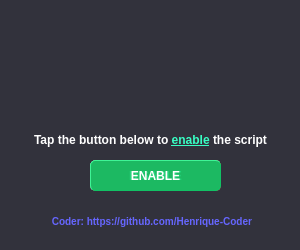
<?xml version="1.0" encoding="UTF-8"?>
<ui version="4.0">
 <class>wtoa_menu</class>
 <widget class="QMainWindow" name="wtoa_menu">
  <property name="geometry">
   <rect>
    <x>0</x>
    <y>0</y>
    <width>300</width>
    <height>250</height>
   </rect>
  </property>
  <property name="font">
   <font>
    <family>MS Shell Dlg 2</family>
   </font>
  </property>
  <property name="windowTitle">
   <string>WASD.TO.ARROWS</string>
  </property>
  <property name="windowIcon">
   <iconset>
    <activeon>:/images/images/icon.ico</activeon>
   </iconset>
  </property>
  <property name="styleSheet">
   <string notr="true">background-color: rgb(50, 50, 60); border-style: outset; border-width: 0px; border-radius: 12px;</string>
  </property>
  <widget class="QWidget" name="centralwidget">
   <widget class="QPushButton" name="btn_enableahk">
    <property name="geometry">
     <rect>
      <x>90</x>
      <y>160</y>
      <width>131</width>
      <height>31</height>
     </rect>
    </property>
    <property name="cursor">
     <cursorShape>PointingHandCursor</cursorShape>
    </property>
    <property name="focusPolicy">
     <enum>Qt::NoFocus</enum>
    </property>
    <property name="autoFillBackground">
     <bool>false</bool>
    </property>
    <property name="styleSheet">
     <string notr="true">background-color: rgba(0, 204, 102, 220); border-color: rgba(0, 204, 102, 220); color: white; font: bold 12px; border-style: outset; border-width: 1px; border-radius: 5px;</string>
    </property>
    <property name="text">
     <string>ENABLE</string>
    </property>
   </widget>
   <widget class="QLabel" name="txt_enable_disable">
    <property name="geometry">
     <rect>
      <x>10</x>
      <y>130</y>
      <width>281</width>
      <height>20</height>
     </rect>
    </property>
    <property name="font">
     <font>
      <weight>75</weight>
      <italic>false</italic>
      <bold>true</bold>
     </font>
    </property>
    <property name="styleSheet">
     <string notr="true"/>
    </property>
    <property name="text">
     <string>&lt;html&gt;&lt;head/&gt;&lt;body&gt;&lt;p align=&quot;center&quot;&gt;&lt;span style=&quot; font-size:9pt; color:#ffffff;&quot;&gt;Tap the button below to &lt;/span&gt;&lt;span style=&quot; font-size:9pt; text-decoration: underline; color:#38ffc4;&quot;&gt;enable&lt;/span&gt;&lt;span style=&quot; font-size:9pt; color:#ffffff;&quot;&gt; the script&lt;/span&gt;&lt;/p&gt;&lt;/body&gt;&lt;/html&gt;</string>
    </property>
    <property name="alignment">
     <set>Qt::AlignCenter</set>
    </property>
   </widget>
   <widget class="QPushButton" name="btn_disableahk">
    <property name="geometry">
     <rect>
      <x>90</x>
      <y>160</y>
      <width>131</width>
      <height>31</height>
     </rect>
    </property>
    <property name="cursor">
     <cursorShape>PointingHandCursor</cursorShape>
    </property>
    <property name="styleSheet">
     <string notr="true">background-color: rgba(231, 67, 74, 220); border-color: rgba(231, 67, 74, 220); color: white; font: bold 12px; border-style: outset; border-width: 1px; border-radius: 5px;</string>
    </property>
    <property name="text">
     <string>DISABLE</string>
    </property>
   </widget>
   <widget class="QPushButton" name="coder_github">
    <property name="geometry">
     <rect>
      <x>10</x>
      <y>210</y>
      <width>281</width>
      <height>23</height>
     </rect>
    </property>
    <property name="cursor">
     <cursorShape>PointingHandCursor</cursorShape>
    </property>
    <property name="focusPolicy">
     <enum>Qt::NoFocus</enum>
    </property>
    <property name="styleSheet">
     <string notr="true">background-color: rgba(255, 255, 255, 0); color: rgb(102, 102, 255); font: bold 10px;</string>
    </property>
    <property name="text">
     <string> Coder: https://github.com/Henrique-Coder</string>
    </property>
   </widget>
   <widget class="QLabel" name="W_NoColor">
    <property name="geometry">
     <rect>
      <x>220</x>
      <y>50</y>
      <width>31</width>
      <height>31</height>
     </rect>
    </property>
    <property name="styleSheet">
     <string notr="true">image: url(:/images/images/W_NoColor.png);</string>
    </property>
    <property name="text">
     <string/>
    </property>
   </widget>
   <widget class="QLabel" name="S_NoColor">
    <property name="geometry">
     <rect>
      <x>220</x>
      <y>80</y>
      <width>31</width>
      <height>31</height>
     </rect>
    </property>
    <property name="styleSheet">
     <string notr="true">image: url(:/images/images/S_NoColor.png);</string>
    </property>
    <property name="text">
     <string/>
    </property>
   </widget>
   <widget class="QLabel" name="D_NoColor">
    <property name="geometry">
     <rect>
      <x>250</x>
      <y>80</y>
      <width>31</width>
      <height>31</height>
     </rect>
    </property>
    <property name="styleSheet">
     <string notr="true">image: url(:/images/images/D_NoColor.png);</string>
    </property>
    <property name="text">
     <string/>
    </property>
   </widget>
   <widget class="QLabel" name="A_NoColor">
    <property name="geometry">
     <rect>
      <x>190</x>
      <y>80</y>
      <width>31</width>
      <height>31</height>
     </rect>
    </property>
    <property name="styleSheet">
     <string notr="true">image: url(:/images/images/A_NoColor.png);</string>
    </property>
    <property name="text">
     <string/>
    </property>
   </widget>
   <widget class="QLabel" name="GlobalArrow">
    <property name="geometry">
     <rect>
      <x>140</x>
      <y>60</y>
      <width>21</width>
      <height>31</height>
     </rect>
    </property>
    <property name="styleSheet">
     <string notr="true">image: url(:/images/images/GlobalArrow.png);</string>
    </property>
    <property name="text">
     <string/>
    </property>
   </widget>
   <widget class="QLabel" name="LeftArrow_NoColor">
    <property name="geometry">
     <rect>
      <x>20</x>
      <y>80</y>
      <width>31</width>
      <height>31</height>
     </rect>
    </property>
    <property name="styleSheet">
     <string notr="true">image: url(:/images/images/LeftArrow_NoColor.png);</string>
    </property>
    <property name="text">
     <string/>
    </property>
   </widget>
   <widget class="QLabel" name="DownArrow_NoColor">
    <property name="geometry">
     <rect>
      <x>50</x>
      <y>80</y>
      <width>31</width>
      <height>31</height>
     </rect>
    </property>
    <property name="styleSheet">
     <string notr="true">image: url(:/images/images/DownArrow_NoColor.png);</string>
    </property>
    <property name="text">
     <string/>
    </property>
   </widget>
   <widget class="QLabel" name="UpArrow_NoColor">
    <property name="geometry">
     <rect>
      <x>50</x>
      <y>50</y>
      <width>31</width>
      <height>31</height>
     </rect>
    </property>
    <property name="styleSheet">
     <string notr="true">image: url(:/images/images/UpArrow_NoColor.png);</string>
    </property>
    <property name="text">
     <string/>
    </property>
   </widget>
   <widget class="QLabel" name="RightArrow_NoColor">
    <property name="geometry">
     <rect>
      <x>80</x>
      <y>80</y>
      <width>31</width>
      <height>31</height>
     </rect>
    </property>
    <property name="styleSheet">
     <string notr="true">image: url(:/images/images/RightArrow_NoColor.png);</string>
    </property>
    <property name="text">
     <string/>
    </property>
   </widget>
   <widget class="QPushButton" name="titlebar_close">
    <property name="geometry">
     <rect>
      <x>110</x>
      <y>0</y>
      <width>81</width>
      <height>41</height>
     </rect>
    </property>
    <property name="cursor">
     <cursorShape>PointingHandCursor</cursorShape>
    </property>
    <property name="focusPolicy">
     <enum>Qt::NoFocus</enum>
    </property>
    <property name="autoFillBackground">
     <bool>false</bool>
    </property>
    <property name="styleSheet">
     <string notr="true">image: url(:/images/images/titlebar_close_white.png); background-color: rgba(255, 255, 255, 0); border-color: rgba(255, 255, 255, 0); border-style: outset; border-width: 10px;</string>
    </property>
    <property name="text">
     <string/>
    </property>
   </widget>
   <zorder>txt_enable_disable</zorder>
   <zorder>coder_github</zorder>
   <zorder>btn_disableahk</zorder>
   <zorder>btn_enableahk</zorder>
   <zorder>LeftArrow_NoColor</zorder>
   <zorder>D_NoColor</zorder>
   <zorder>GlobalArrow</zorder>
   <zorder>S_NoColor</zorder>
   <zorder>UpArrow_NoColor</zorder>
   <zorder>W_NoColor</zorder>
   <zorder>A_NoColor</zorder>
   <zorder>DownArrow_NoColor</zorder>
   <zorder>RightArrow_NoColor</zorder>
   <zorder>titlebar_close</zorder>
  </widget>
 </widget>
 <resources>
  <include location="images.qrc"/>
 </resources>
 <connections/>
</ui>
